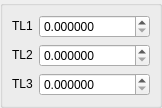
<?xml version="1.0" encoding="UTF-8"?>
<ui version="4.0">
 <class>DlgRef_3Spin_QTD</class>
 <widget class="QWidget" name="DlgRef_3Spin_QTD">
  <property name="geometry">
   <rect>
    <x>0</x>
    <y>0</y>
    <width>114</width>
    <height>97</height>
   </rect>
  </property>
  <property name="windowTitle">
   <string/>
  </property>
  <layout class="QGridLayout">
   <property name="margin">
    <number>0</number>
   </property>
   <property name="spacing">
    <number>0</number>
   </property>
   <item row="0" column="0">
    <widget class="QGroupBox" name="GroupBox1">
     <property name="title">
      <string/>
     </property>
     <layout class="QGridLayout">
      <property name="margin">
       <number>9</number>
      </property>
      <property name="spacing">
       <number>6</number>
      </property>
      <item row="2" column="1">
       <widget class="SalomeApp_DoubleSpinBox" name="SpinBox_DZ">
        <property name="decimals">
         <number>6</number>
        </property>
        <property name="maximum">
         <double>1000000000.000000000000000</double>
        </property>
       </widget>
      </item>
      <item row="1" column="1">
       <widget class="SalomeApp_DoubleSpinBox" name="SpinBox_DY">
        <property name="decimals">
         <number>6</number>
        </property>
        <property name="maximum">
         <double>1000000000.000000000000000</double>
        </property>
       </widget>
      </item>
      <item row="0" column="1">
       <widget class="SalomeApp_DoubleSpinBox" name="SpinBox_DX">
        <property name="decimals">
         <number>6</number>
        </property>
        <property name="maximum">
         <double>1000000000.000000000000000</double>
        </property>
       </widget>
      </item>
      <item row="1" column="0">
       <widget class="QLabel" name="TextLabel2">
        <property name="sizePolicy">
         <sizepolicy hsizetype="Fixed" vsizetype="Fixed">
          <horstretch>0</horstretch>
          <verstretch>0</verstretch>
         </sizepolicy>
        </property>
        <property name="text">
         <string>TL2</string>
        </property>
        <property name="wordWrap">
         <bool>false</bool>
        </property>
       </widget>
      </item>
      <item row="0" column="0">
       <widget class="QLabel" name="TextLabel1">
        <property name="sizePolicy">
         <sizepolicy hsizetype="Fixed" vsizetype="Fixed">
          <horstretch>0</horstretch>
          <verstretch>0</verstretch>
         </sizepolicy>
        </property>
        <property name="text">
         <string>TL1</string>
        </property>
        <property name="wordWrap">
         <bool>false</bool>
        </property>
       </widget>
      </item>
      <item row="2" column="0">
       <widget class="QLabel" name="TextLabel3">
        <property name="sizePolicy">
         <sizepolicy hsizetype="Fixed" vsizetype="Fixed">
          <horstretch>0</horstretch>
          <verstretch>0</verstretch>
         </sizepolicy>
        </property>
        <property name="text">
         <string>TL3</string>
        </property>
        <property name="wordWrap">
         <bool>false</bool>
        </property>
       </widget>
      </item>
     </layout>
    </widget>
   </item>
  </layout>
 </widget>
 <layoutdefault spacing="6" margin="11"/>
 <pixmapfunction>qPixmapFromMimeSource</pixmapfunction>
 <customwidgets>
  <customwidget>
   <class>SalomeApp_DoubleSpinBox</class>
   <extends>QDoubleSpinBox</extends>
   <header location="global">SalomeApp_DoubleSpinBox.h</header>
  </customwidget>
 </customwidgets>
 <tabstops>
  <tabstop>SpinBox_DX</tabstop>
  <tabstop>SpinBox_DY</tabstop>
  <tabstop>SpinBox_DZ</tabstop>
 </tabstops>
 <resources/>
 <connections/>
</ui>
